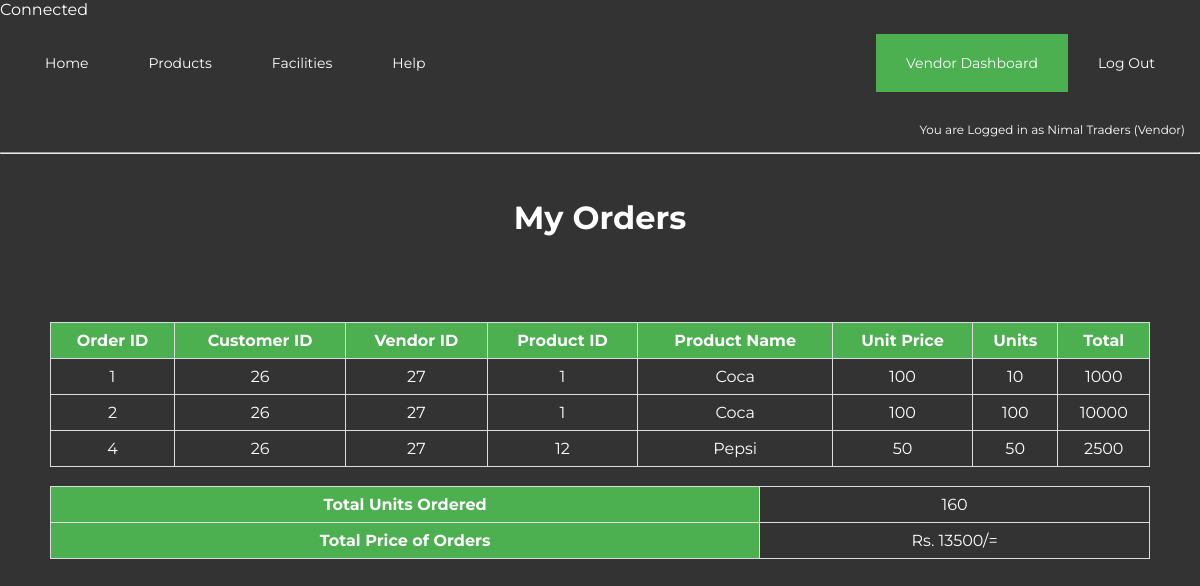
The page /vendor-report-view.php (signed in) on the database its author committed.
### tables this page shows
CREATE TABLE `orders` (
  `orderID` int(11) NOT NULL,
  `customerID` int(11) NOT NULL,
  `vendorID` int(11) NOT NULL,
  `productID` int(11) NOT NULL,
  `productName` varchar(100) NOT NULL,
  `unitPrice` int(11) NOT NULL,
  `units` int(25) NOT NULL,
  `total` int(11) NOT NULL
);

### vendor-report-view.php (the view, shortened to what this page needs)
<!DOCTYPE html>
<html>
<head>
    <link rel="stylesheet" type="text/css" href="css/style.css">
</head>
<body>
    <?php include('includes/header.php') ?>
    <hr>
    <div class="row-100 bg-grey">
        <h1 class="div-c">My Orders</h1>
    </div>
    <div class="row-100">
        <div class="row-100">
        <?php
        $finalUnits = 0;
        $finalTotal = 0;
        $vendorID = $_SESSION["userID"];
        $retrieve = "SELECT * FROM orders WHERE vendorID='$vendorID';";
        $result = mysqli_query($connection,$retrieve);
        echo "<table class=\"user\">
            	<tr>
                    <th>Order ID</th>
                    <th>Customer ID</th>
                    <th>Vendor ID</th>
                    <th>Product ID</th>
                    <th>Product Name</th>
                    <th>Unit Price</th>
                    <th>Units</th>
                    <th>Total</th>
                </tr>
            ";
        while($row = mysqli_fetch_assoc($result)){
            $finalUnits = $finalUnits + $row['units'];
            $finalTotal = $finalTotal + $row['total'];
            echo "
            <tr>
                <td>".$row['orderID']."</td>
                <td>".$row['customerID']."</td>
                <td>".$row['vendorID']."</td>
                <td>".$row['productID']."</td>
                <td>".$row['productName']."</td>
                <td>".$row['unitPrice']."</td>
                <td>".$row['units']."</td>
                <td>".$row['total']."</td>
            </tr>
            ";
        }
        echo "</table>";
        echo "<br>";
        echo "<table class=\"user\">
            	<tr>
                    <th>Total Units Ordered</th>
                    <td>$finalUnits</td>
                </tr>
                <tr>
                    <th>Total Price of Orders</th>
                    <td>Rs. $finalTotal/=</td>
                </tr>
            </table>
        ";
    ?>
    </div>
    </div>
</body>
</html>

### css/style.css (style rules this page uses)
* { box-sizing: border-box; font-family: 'Montserrat', sans-serif; }
body { margin: 0; background-color: #333; color: #FFF; }
h1 { font-size: 32px; }
.row-25, .row-50, .row-75, .row-100 { float: left; position: relative; padding: 15px; }
.row-100 { width: 100%; }
.bg-grey { background-color: #333; }
.div-c { text-align: center; }
.user { width: 1100px; margin: 0 auto; table-layout: auto; border-collapse: collapse; }
.user th { background-color: #4CAF50; border: 1px solid #ddd; padding: 8px; text-align: center; }
.user td { border: 1px solid #ddd; padding: 8px; text-align: center; }

### rows shown on the page
orders: orderID "1", customerID "26", vendorID "27", productID "1", productName "Coca", unitPrice "100", units "10", total "1000"
orders: orderID "2", customerID "26", vendorID "27", productID "1", productName "Coca", unitPrice "100", units "100", total "10000"
orders: orderID "4", customerID "26", vendorID "27", productID "12", productName "Pepsi", unitPrice "50", units "50", total "2500"

### other values the page prints
$_SESSION['name'] "Nimal Traders"
$finalUnits "160"
$finalTotal "13500"
